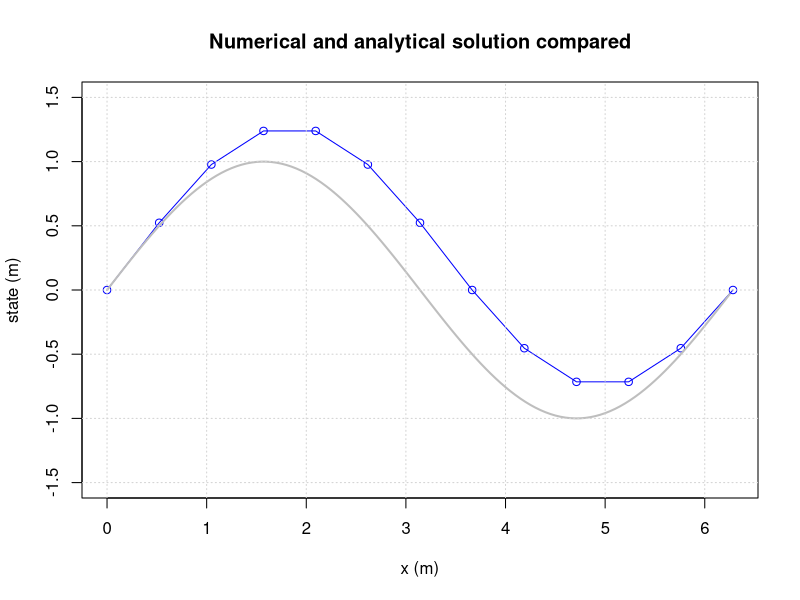
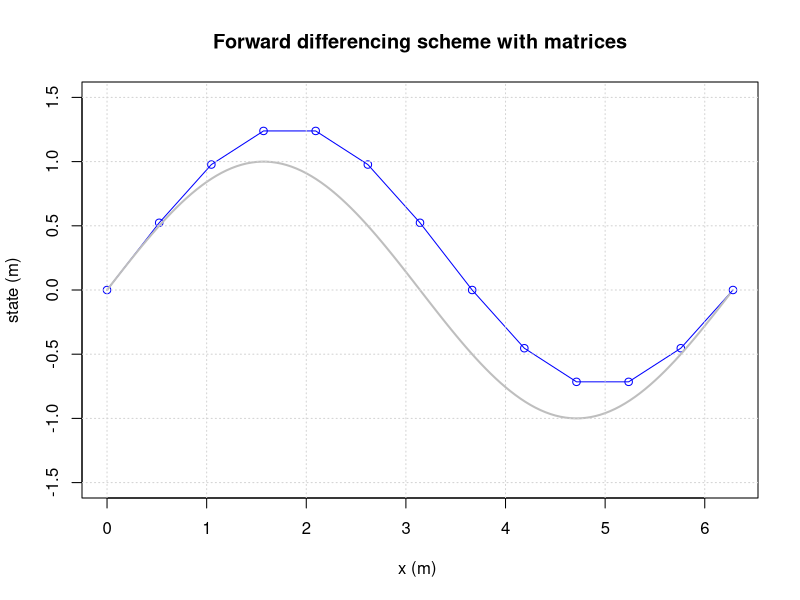
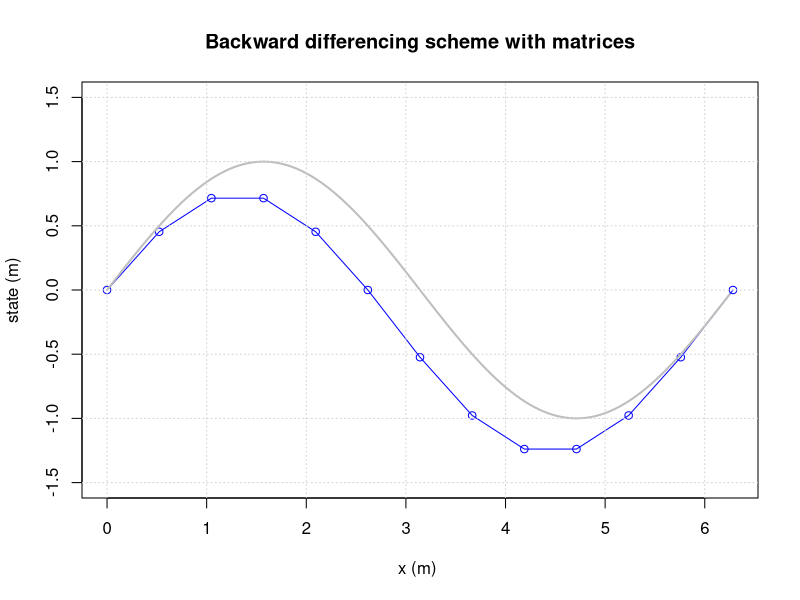
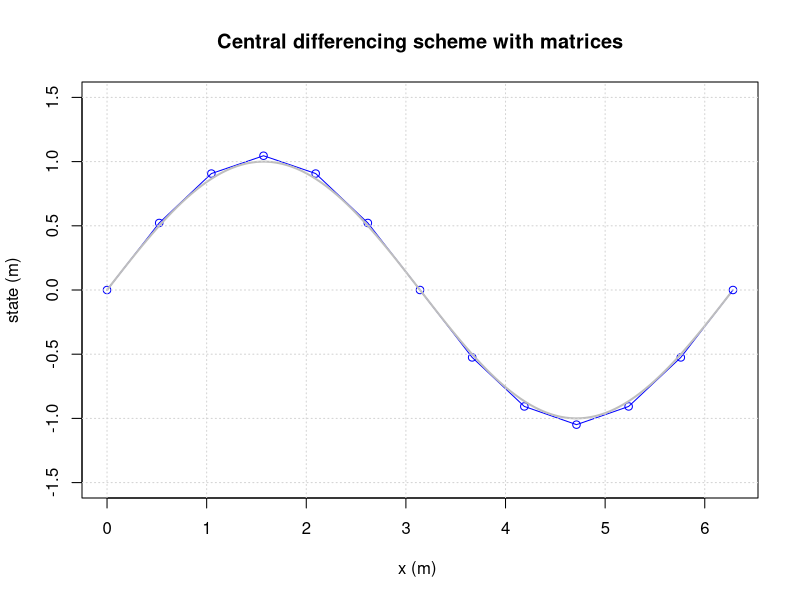
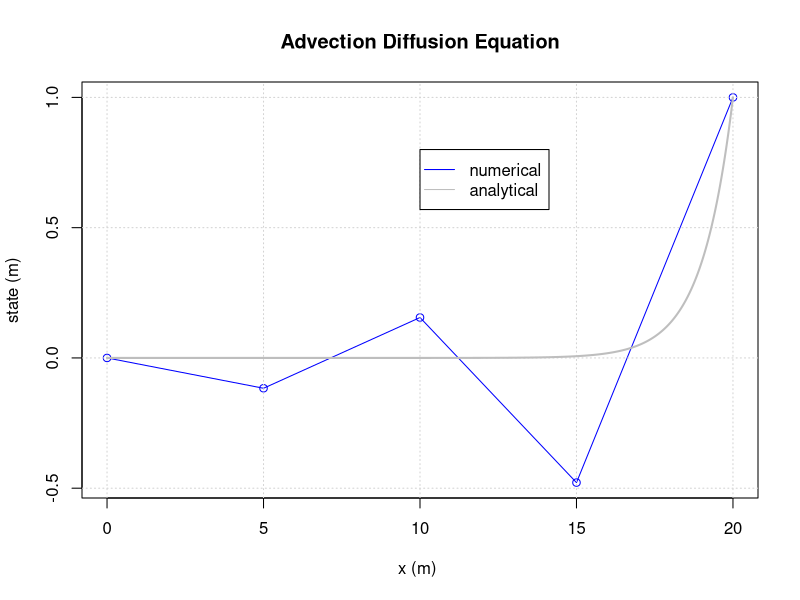
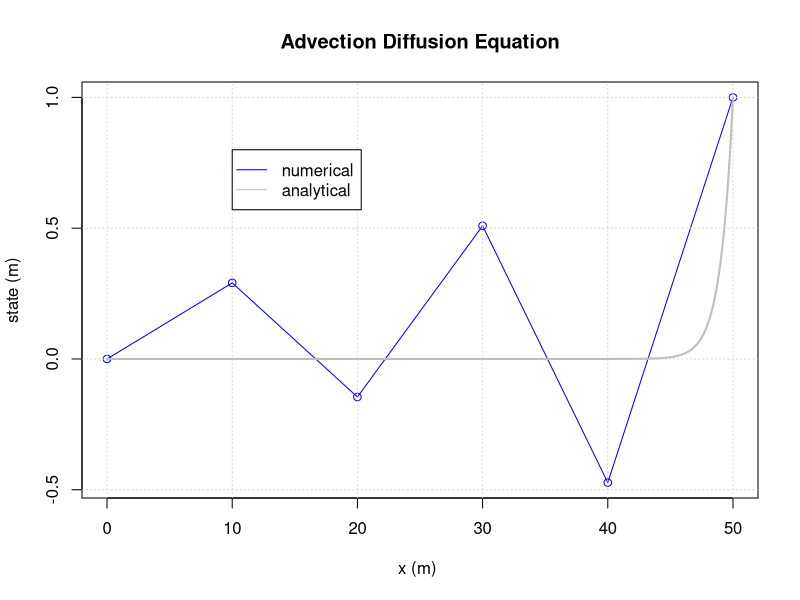

Write the R code that produced these figures, in order.
## ---- chunk 1
# Initial parameter values
left          = 0     # usually this variable is set to 0
right         = 2*pi  # end time of the simulation (50)
dx            = pi/6  # delta t; time discretisation (0.25)
left.state    = 0     # state of the system at the beginning of the simulation

# Simulation initialisation
space         = left
result.state  = c(left.state)
result.space  = c(left)
current.state = left.state

sys.fun = function(space,state){
  return(state + dx*cos(space))
}

# Simulation
while(space < right)
{
  current.state = sys.fun(space,current.state)
  result.state  = c(result.state,current.state)
  space         = space + dx
  result.space  = c(result.space,space)
}

# Plotting
plot(result.space,result.state,type='o', xlab="x (m)",ylab="state (m)", ylim = c(-1.5,1.5), col="blue")
space.sequence = seq(left,right,by=0.05)
analyt.state=sin(space.sequence)
lines(space.sequence,analyt.state,col='grey',lwd=2)
title(main='Numerical and analytical solution compared')
grid()
## ---- chunk 2
rm(list=ls()) 

# setting up initial parameters
dx    = pi/6
left  = 0
right = 2*pi
xcoor = seq(left,right, by=dx) # builds a list of all coordinates

bl    = 0                      # left boundary condition
V     = c()                    # build an empty vector for the solutions
M     = matrix(0,nrow=length(xcoor),ncol=length(xcoor)) # an empty matrix for the differencing scheme

# populating vector and matrix
for(j in 2:(length(xcoor)))
{
  M[j,j]   = 1
  M[j,j-1] = -1
  V[j]     = dx*cos(xcoor[j-1])  # -1 because it's an explicit scheme
}

# left boundary condtion
M[1,1]     = 1
M[1,2]     = 0
V[1]       = bl

# solve matrix equation
s = solve(M,V)

# plotting
plot(xcoor,s,ylab="state (m)",xlab="x (m) ",type='o',col='blue', ylim=c(-1.5,1.5)) # numerical approximation
x_sol = seq(left,right,by=0.05)
lines(x_sol,sin(x_sol),type='l', col="grey",lwd=2)
title(main='Forward differencing scheme with matrices')
grid()
## ---- chunk 3
rm(list=ls()) 

# setting up initial parameters
dx    = pi/6
left  = 0
right = 2*pi
xcoor = seq(left,right, by=dx) # builds a list of all coordinates

bl    = 0                      # left boundary condition
V     = c()                    # build an empty vector for the solutions
M     = matrix(0,nrow=length(xcoor),ncol=length(xcoor)) # an empty matrix for the differencing scheme

# populating vector and matrix
for(j in 2:(length(xcoor)))
{
  M[j,j]   = 1
  M[j,j-1] = -1
  V[j]     = dx*cos(xcoor[j])
}

# left boundary condtion
M[1,1]     = 1
M[1,2]     = 0
V[1]       = bl

# solve matrix equation
s = solve(M,V)

# plotting
plot(xcoor,s,ylab="state (m)",xlab="x (m) ",type='o',col='blue', ylim=c(-1.5,1.5)) # numerical approximation
x_sol = seq(left,right,by=0.05)
lines(x_sol,sin(x_sol),type='l', col="grey",lwd=2)
title(main='Backward differencing scheme with matrices')
grid()
## ---- chunk 4
rm(list=ls()) 

# setting up initial parameters
dx    = pi/6
left  = 0
right = 2*pi
xcoor = seq(left,right, by=dx) # builds a list of all coordinates

bl    = sin(left)              # left boundary condition
br    = sin(right)             # right boundary condition
V     = c()                    # build an empty vector for the solutions
M     = matrix(0,nrow=length(xcoor),ncol=length(xcoor)) # an empty matrix for the differencing scheme

# populating vector and matrix
for(j in 2:(length(xcoor)-1))
{
  M[j,j-1] = -1
  if(length(xcoor)!=j){M[j,j+1] = 1}
  M[j,j] = 10E-15 # analytically this should be 0, but this results in a singular matrix that,by defenition is ininvertable. This means that an analytical solution does not exist anymore
  V[j]     = 2*dx*cos(xcoor[j])
}

# left boundary condtion
M[1,1]       = 1
M[1,2]       = 0
V[1]         = bl

# right boundary condition
end = length(xcoor)
M[end,end]   = 1
M[end,end-1] = 0
V[end]       = br

# solve matrix equation
s = solve(M,V)

# plotting
plot(xcoor,s,ylab="state (m)",xlab="x (m) ",type='o',col='blue', ylim=c(-1.5,1.5)) # numerical approximation
x_sol = seq(left,right,by=0.05)
lines(x_sol,sin(x_sol),type='l', col="grey",lwd=2)
title(main='Central differencing scheme with matrices')
grid()
## ---- chunk 5
dx    = 5    # step size
D     = 5    # diffusion coefficient
u     = 5    # advectio coefficient
bl    = 0    # left boundary
br    = 1    # right boundary
n     = 5    # amount of nodes

left  = 0    # left coordinate
xcoor = seq(left,dx*(n-1), by=dx)

V     = c()  # build an empty vector for the solutions
M     = matrix(0,nrow=length(xcoor),ncol=length(xcoor)) 

for(j in 2:(length(xcoor)-1))
{
  M[j,j-1] = -u/(2*dx) - D/(dx^2)
  M[j,j  ] = 2*D/(dx^2)
  M[j,j+1] = u/(2*dx) - D/(dx^2)
  V[j]     = 0
}

# Left boundary
M[1,1] = 1
V[1]   = bl

# Right boundary
M[n,n] = 1
V[n]   = br

# Solve the system
s = solve(M,V)

print(M)
## ---- chunk 6
dx    = 5    # step size
D     = 5    # diffusion coefficient
u     = 5    # advectio coefficient
bl    = 0    # left boundary
br    = 1    # right boundary
n     = 5    # amount of nodes

left  = 0    # left coordinate
xcoor = seq(left,dx*(n-1), by=dx)

V     = c()  # build an empty vector for the solutions
M     = matrix(0,nrow=length(xcoor),ncol=length(xcoor)) 

for(j in 2:(length(xcoor)-1))
{
  M[j,j-1] = -u/(2*dx) - D/(dx^2)
  M[j,j  ] = 2*D/(dx^2)
  M[j,j+1] = u/(2*dx) - D/(dx^2)
  V[j]     = 0
}

# Left boundary
M[1,1] = 1
V[1]   = bl

# Right boundary
M[n,n] = 1
V[n]   = br

# Solve the system
s = solve(M,V)

# Plotting
plot(xcoor,s,ylab="state (m)",xlab="x (m) ",type='o',col='blue')
title(main='Advection Diffusion Equation')
grid()

# Calculate and plot the analytical solution
L = dx*(n-1)
xcooranalyt = seq(0,L, by=0.01)
sanalyt = c()
Danalyt = D
uanalyt = u
Peanalyt = uanalyt*L/Danalyt

for(j in 1:(length(xcooranalyt)))
{
  sanalyt[j] = bl+(exp(xcooranalyt[j]*Peanalyt/L)-1.)/(exp(Peanalyt)-1.)*(br-bl)
}

lines(xcooranalyt,sanalyt,col="grey",lwd=2) # analytical solution
legend(10, 0.8, c("numerical", "analytical"), col = c("blue","grey"), lty = c(1,1), pch = c(-1,-1))
## ---- chunk 7
dx    = 10   # step size
D     = 5    # diffusion coefficient
u     = 5    # advectio coefficient
bl    = 0    # left boundary
br    = 1    # right boundary

left  = 0    # left coordinate
right = 50
xcoor = seq(left,right, by=dx)

V     = c()  # build an empty vector for the solutions
M     = matrix(0,nrow=length(xcoor),ncol=length(xcoor)) 

for(j in 2:(length(xcoor)-1))
{
  M[j,j-1] = -u/(2*dx) - D/(dx^2)
  M[j,j  ] = 2*D/(dx^2)
  M[j,j+1] = u/(2*dx) - D/(dx^2)
  V[j]     = 0
}

# Left boundary
M[1,1] = 1
V[1]   = bl

# Right boundary
n = length(xcoor)
M[n,n] = 1
V[n]   = br

# Solve the system
s = solve(M,V)

# Plotting
plot(xcoor,s,ylab="state (m)",xlab="x (m) ",type='o',col='blue')
title(main='Advection Diffusion Equation')
grid()

# Calculate and plot the analytical solution
L = dx*(n-1)
xcooranalyt = seq(0,L, by=0.01)
sanalyt = c()
Danalyt = D
uanalyt = u
Peanalyt = uanalyt*L/Danalyt

for(j in 1:(length(xcooranalyt)))
{
  sanalyt[j] = bl+(exp(xcooranalyt[j]*Peanalyt/L)-1.)/(exp(Peanalyt)-1.)*(br-bl)
}

lines(xcooranalyt,sanalyt,col="grey",lwd=2) # analytical solution
legend(10, 0.8, c("numerical", "analytical"), col = c("blue","grey"), lty = c(1,1), pch = c(-1,-1))
